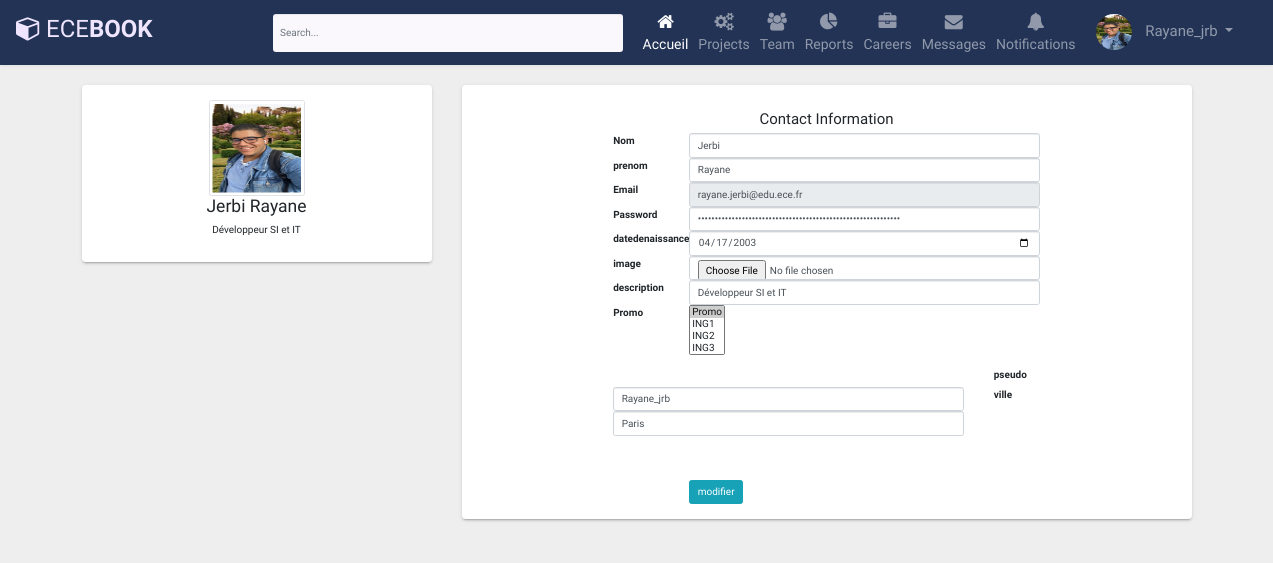
The app's page /views/updateUser.php (signed in) with its own data.
### tables this page shows
CREATE TABLE IF NOT EXISTS `utilisateur` (
  `id_user` int NOT NULL AUTO_INCREMENT,
  `nom` varchar(255) DEFAULT NULL,
  `prenom` varchar(255) DEFAULT NULL,
  `image` varchar(255) NOT NULL,
  `ville` varchar(255) DEFAULT NULL,
  `adressemail` varchar(255) DEFAULT NULL,
  `mdp` varchar(255) DEFAULT NULL,
  `roll` enum('etudiant','professeur','admin') DEFAULT 'etudiant',
  `promo` varchar(255) DEFAULT NULL,
  `datedenaissance` date DEFAULT NULL,
  `description` varchar(255) DEFAULT NULL,
  `pseudo` varchar(255) DEFAULT NULL,
  `code_confirmation` varchar(255) NOT NULL,
  `confirmer` tinyint(1) NOT NULL,
  PRIMARY KEY (`id_user`)
);

### controller/database.php (called while the page is built, shortened)
<?php
class Database{
    private static $dns;
    private static $user;
    private static $password;
    private static $database;
    public function __construct()
    {
        self::$dns = "mysql:host=localhost;dbname=ecebook;port=3306";
        self::$user = "root";
        self::$password = "";
        try {
            self::$database = new PDO(self::$dns, self::$user, self::$password);
            self::$database->setAttribute(PDO::ATTR_ERRMODE, PDO::ERRMODE_EXCEPTION);
        } catch(PDOException $e) {
            echo "Erreur de connexion à la base de données: " . $e->getMessage();
            die();
        }
    }
    public static function getInstance() {
        return self::$database;
    }
public function GetUserById($user_id) {
    $database = self::getInstance();
    $query = "SELECT * FROM utilisateur WHERE id_user = ?";
    $statement = $database->prepare($query);
    $statement->bindParam(1, $user_id, PDO::PARAM_INT);
    $statement->execute();
    $user = $statement->fetch(PDO::FETCH_ASSOC);
    return $user;
}
}

### views/updateUser.php (the view, shortened to what this page needs)
<!DOCTYPE html>
<html lang="en">
<head>
    <link rel="stylesheet" href="https://maxcdn.bootstrapcdn.com/bootstrap/3.3.7/css/bootstrap.min.css">
</head>
<body>
<?php require("../model/navbar.php") ?>
<form action="../model/updateUser.php" method="POST" enctype="multipart/form-data">
<div class="container bootstrap snippets bootdey">
<div class="row ng-scope">
    <div class="col-md-4">
        <div class="panel panel-default">
            <div class="panel-body text-center">
                <div class="pv-lg"><img class="center-block img-responsive img-circle img-thumbnail thumb96" src="../uploads/<?=  $user["image"] ?>" alt="Contact"></div>
                <h3 class="m0 text-bold"><?= $user["nom"] . " " . $user["prenom"]  ?></h3>
                <div class="mv-lg">
                    <p><?=  $user["description"]  ?></p>
                </div>
            </div>
        </div>
    </div>
    <div class="col-md-8">
        <div class="panel panel-default">
            <div class="panel-body">
                <div class="h4 text-center">Contact Information</div>
                <div class="row pv-lg">
                    <div class="col-lg-2"></div>
                    <div class="col-lg-8">
                        <form class="form-horizontal ng-pristine ng-valid">
                            <div class="form-group">
                                <label class="col-sm-2 control-label" for="inputContact1">Nom</label>
                                <div class="col-sm-10">
                                    <input class="form-control" id="inputContact1" name="nom" type="text" placeholder="" value="<?=  $user["nom"] ?>">
                                </div>
                            </div>
                            <div class="form-group">
                                <label class="col-sm-2 control-label" for="inputContact2">prenom</label>
                                <div class="col-sm-10">
                                    <input class="form-control" id="inputContact2" name="prenom" type="text" value="<?= $user["prenom"]  ?>">
                                </div>
                            </div>
                            <div class="form-group">
                                <label class="col-sm-2 control-label" for="inputContact3">Email</label>
                                <div class="col-sm-10">
                                    <input disabled class="form-control" id="inputContact3" name="email" type="email" value="<?=  $user["adressemail"] ?>">
                                </div>
                            </div>
                            <div class="form-group">
                                <label class="col-sm-2 control-label" for="inputContact4">Password</label>
                                <div class="col-sm-10">
                                    <input class="form-control" id="inputContact4" name="motdepasse" type="password" placeholder="Tapez votre mot de passe..." minlength="10" value="<?=  $user['mdp'] ?: '' ?>">
                                </div>
                            </div>
                            <div class="form-group">
                                <label class="col-sm-2 control-label" for="inputContact5">datedenaissance</label>
                                <div class="col-sm-10">
                                    <input class="form-control" name="naissance" id="inputContact5" type="date" value="<?=  $user["datedenaissance"] ?>">
                                </div>
                            </div>
                            <div class="form-group">
                                <label class="col-sm-2 control-label" for="inputContact6">image</label>
                                <div class="col-sm-10">
                                    <input class="form-control" name="image" id="inputContact6" type="file" value="<?=  $user["image"] ?>">
                                </div>
                            </div>
                            <div class="form-group">
                                <label class="col-sm-2 control-label" for="inputContact7">description</label>
                                <div class="col-sm-10">
                                    <input class="form-control"  name="description" id="inputContact7" type="text" value="<?=  $user["description"] ?>">
                                </div>
                            </div>
                            <div class="form-group">
                                <label class="col-sm-2 control-label" for="inputContact8">Promo</label>
                                <div class="col-sm-10">
                                <select multiple class="form-select form-select-lg mb-3" aria-label=".form-select-lg example" id="select-group-promo" name="choixPromo[]">
                                        <option selected>Promo</option>
                                        <option value="ING1">ING1</option>
                                        <option value="ING2">ING2</option>
                                        <option value="ING3">ING3</option>
                                        <option value="ING4">ING4</option>
                                    </select>
                                    </div>
                                </div>
                            <div class="form-group">
                                <div class="col-sm-10">
                                </div>
                            </div>
                            <div class="form-group">
                                <label class="col-sm-2 control-label" for="inputContact7">pseudo</label>
                                <div class="col-sm-10">
                                    <input class="form-control"  name="pseudo" id="inputContact7" type="text" value="<?=  $user["pseudo"] ?>">
                                </div>
                            </div>
                            <div class="form-group">
                                <label class="col-sm-2 control-label" for="inputContact8">ville</label>
                                <div class="col-sm-10">
                                    <input class="form-control" name="ville" id="inputContact8" type="text" placeholder="ville" value="<?= $user["ville"]  ?>">
                                </div>
                            </div>
                            <div class="form-group">
                                <div class="col-sm-offset-2 col-sm-10">
                                    <div class="checkbox">
                                        <label>
                                    </div>
                                </div>
                            </div>
                            <div class="form-group">
                                <div class="col-sm-offset-2 col-sm-10">
                                    <button name="submit" class="btn btn-info" type="submit">modifier</button>
                                </div>
                            </div>
                        </form>
                    </div>
                </div>
            </div>
        </div>
    </div>
</div>
</div>
</form>
</body>
</html>

### model/navbar.php (shortened to what this page needs)
<?php
require_once("../controller/database.php");
if(isset($_SESSION["id_user"])){
	$db = new Database();
	$user = $db->GetUserById($_SESSION["id_user"]);
}
?>
<!DOCTYPE html>
<html lang="en">
<head>
<link rel="stylesheet" href="https://stackpath.bootstrapcdn.com/bootstrap/4.5.0/css/bootstrap.min.css">
<link rel="stylesheet" href="https://maxcdn.bootstrapcdn.com/font-awesome/4.7.0/css/font-awesome.min.css">
<link rel="stylesheet" href="../style/navbar.css">
</head>
<body>
<nav class="navbar navbar-expand-xl navbar-dark bg-dark">
	<a href="#" class="navbar-brand"><i class="fa fa-cube"></i>ECE<b>BOOK</b></a>
	<div id="navbarCollapse" class="collapse navbar-collapse justify-content-start">
		<?php if(isset($_SESSION["id_user"])) : ?>
		<form class="navbar-form form-inline">
			<div class="input-group search-box">
				<input type="text" class="form-control" id="live_search" autocomplete="off"
            		placeholder="Search...">
			</div>
		</form>
		<?php endif ; ?>
		<?php if(isset($_SESSION["id_user"])) : ?>
		<div class="navbar-nav ml-auto">
			<a href="../views/index2.php" class="nav-item nav-link active"><i class="fa fa-home"></i><span>Accueil</span></a>
			<a href="#" class="nav-item nav-link"><i class="fa fa-gears"></i><span>Projects</span></a>
			<a href="#" class="nav-item nav-link"><i class="fa fa-users"></i><span>Team</span></a>
			<a href="#" class="nav-item nav-link"><i class="fa fa-pie-chart"></i><span>Reports</span></a>
			<a href="#" class="nav-item nav-link"><i class="fa fa-briefcase"></i><span>Careers</span></a>
			<a href="#" class="nav-item nav-link"><i class="fa fa-envelope"></i><span>Messages</span></a>
			<a href="#" class="nav-item nav-link"><i class="fa fa-bell"></i><span>Notifications</span></a>
			<div class="nav-item dropdown">
				<a href="#" data-toggle="dropdown" class="nav-item nav-link dropdown-toggle user-action">
				<img src="../uploads/<?=  $user["image"] ?>" class="avatar" alt="Avatar"> <?=  $user["pseudo"] ?> </a>
			</div>
		</div>
        <?php endif ; ?>
	</div>
</nav>
</body>
</html>

### style/navbar.css (style rules this page uses)
body { background: #eeeeee; font-family: 'Varela Round', sans-serif; }
.navbar { color: #fff; background: #223355 !important; padding: 5px 16px; border-radius: 0; border: none; box-shadow: 0 0 4px rgba(0, 0, 0, .1); }
.navbar img { border-radius: 50%; width: 36px; height: 36px; margin-right: 10px; }
.navbar .navbar-brand { color: #efe5ff; padding-left: 0; padding-right: 50px; font-size: 24px; }
.navbar .navbar-brand i { font-size: 25px; margin-right: 5px; }
.search-box { position: relative; }
.search-box input { padding-right: 35px; min-height: 38px; border: none; background: #faf7fd; border-radius: 3px !important; }
.navbar .nav-item i { font-size: 18px; }
.navbar .nav-item span { position: relative; top: 3px; }
.navbar .navbar-nav>a { color: #efe5ff; padding: 8px 15px; font-size: 14px; }
.navbar .navbar-nav>a>i { display: block; text-align: center; }
.navbar .navbar-nav .user-action { padding: 9px 15px; font-size: 15px; }
@media (min-width: 1200px) { .form-inline .input-group { width: 350px; margin-left: 30px; } }

### views/updateUser.php (style rules this page uses)
body { margin-top:20px; background:#f5f7fa; }
.panel.panel-default { border-top-width: 3px; }
.panel { box-shadow: 0 3px 1px -2px rgba(0,0,0,.14),0 2px 2px 0 rgba(0,0,0,.098),0 1px 5px 0 rgba(0,0,0,.084); border: 0; border-radius: 4px; margin-bottom: 16px; }
.thumb96 { width: 96px!important; height: 96px!important; }

### records on screen
utilisateur: image (picture), pseudo "Rayane_jrb", nom "Jerbi", prenom "Rayane", description "Développeur SI et IT", email "rayane.jerbi@edu.ece.fr", naissance "04/17/2003", ville "Paris"
